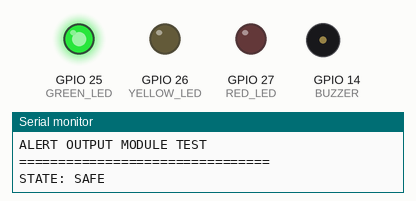
Recording of a sketch running on a simulated ESP32. Shown: output pins drawn as LEDs (lit = HIGH), buzzer (waves = sounding, pin HIGH), the last lines printed to the serial monitor.

Above: at 1.5 s.
At 4.5 s:
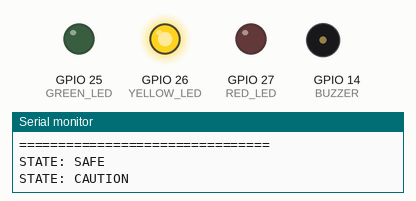
At 7.5 s:
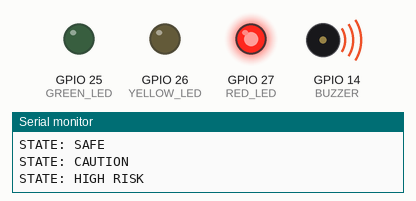
At 9.5 s:
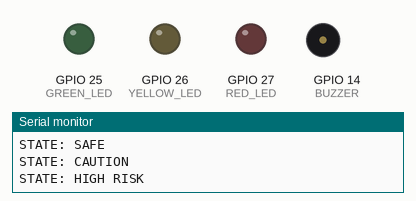
Timing chart, 0 to 13.0 s (numbered marks = the images above):
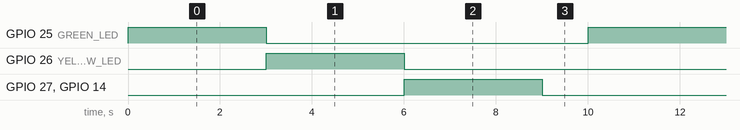

The sketch:

sketch.ino
```cpp
#define GREEN_LED 25
#define YELLOW_LED 26
#define RED_LED 27
#define BUZZER 14

void setup() {

  Serial.begin(115200);

  pinMode(GREEN_LED, OUTPUT);
  pinMode(YELLOW_LED, OUTPUT);
  pinMode(RED_LED, OUTPUT);
  pinMode(BUZZER, OUTPUT);

  Serial.println("================================");
  Serial.println("ALERT OUTPUT MODULE TEST");
  Serial.println("================================");
}

void loop() {

  // SAFE
  Serial.println("STATE: SAFE");

  digitalWrite(GREEN_LED, HIGH);
  digitalWrite(YELLOW_LED, LOW);
  digitalWrite(RED_LED, LOW);
  digitalWrite(BUZZER, LOW);

  delay(3000);


  // CAUTION
  Serial.println("STATE: CAUTION");

  digitalWrite(GREEN_LED, LOW);
  digitalWrite(YELLOW_LED, HIGH);
  digitalWrite(RED_LED, LOW);
  digitalWrite(BUZZER, LOW);

  delay(3000);


  // HIGH RISK
  Serial.println("STATE: HIGH RISK");

  digitalWrite(GREEN_LED, LOW);
  digitalWrite(YELLOW_LED, LOW);
  digitalWrite(RED_LED, HIGH);

  digitalWrite(BUZZER, HIGH);

  delay(3000);


  // Everything OFF
  digitalWrite(GREEN_LED, LOW);
  digitalWrite(YELLOW_LED, LOW);
  digitalWrite(RED_LED, LOW);
  digitalWrite(BUZZER, LOW);

  delay(1000);
}
```

Measured:
- by itself, GPIO 25 (GREEN_LED), GPIO 26 (YELLOW_LED), GPIO 27 (RED_LED), GPIO 14 (BUZZER): alternates HIGH for 3.0 s and LOW for 7.0 s
- by itself, everything shown: repeats every 10.0 s, in 4 steps
